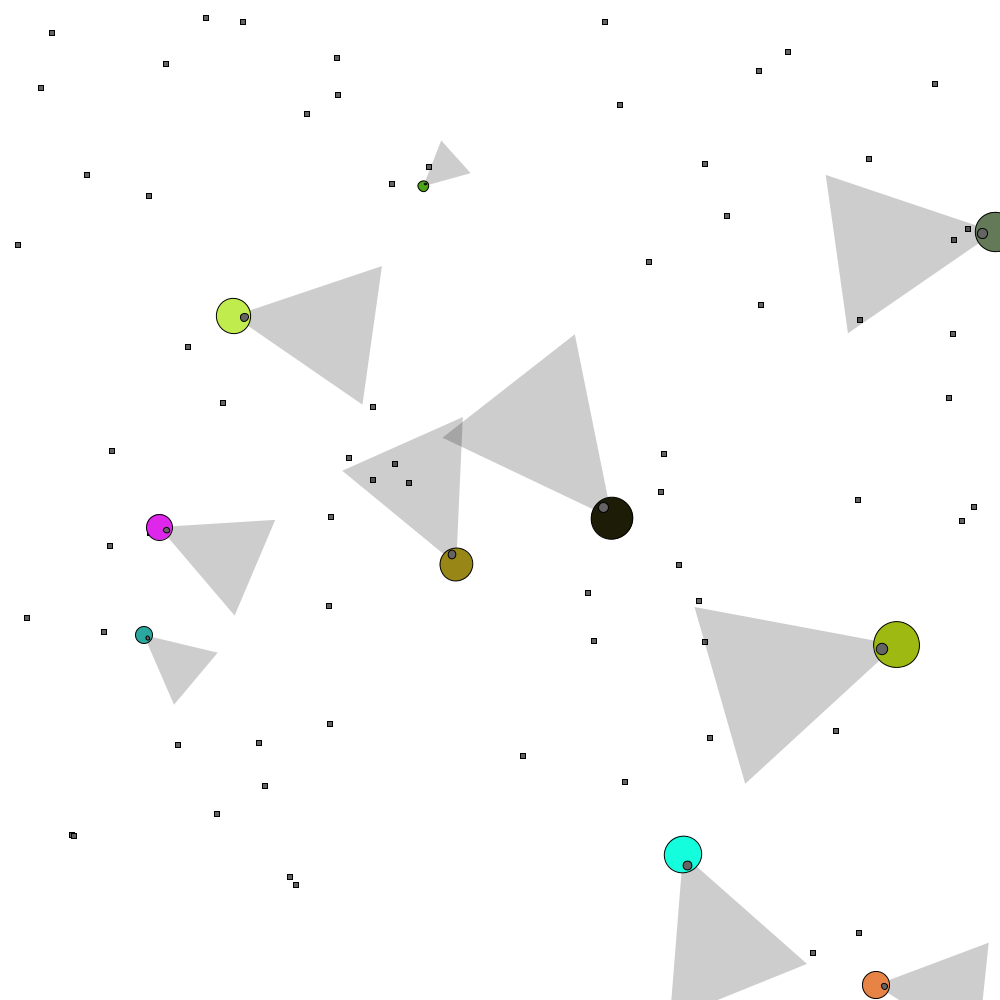
Frame 1 (no input)
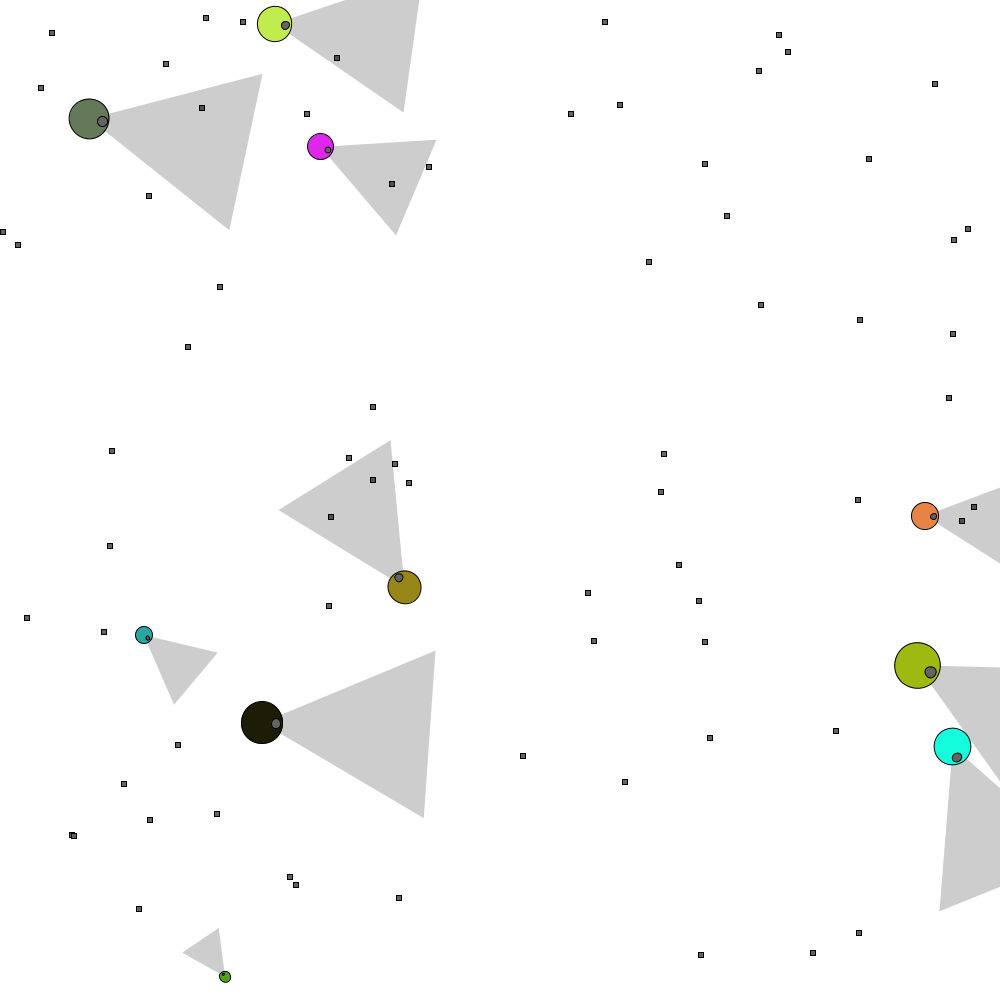
Frame 60 (the mouse pressed at the canvas centre just before this capture)
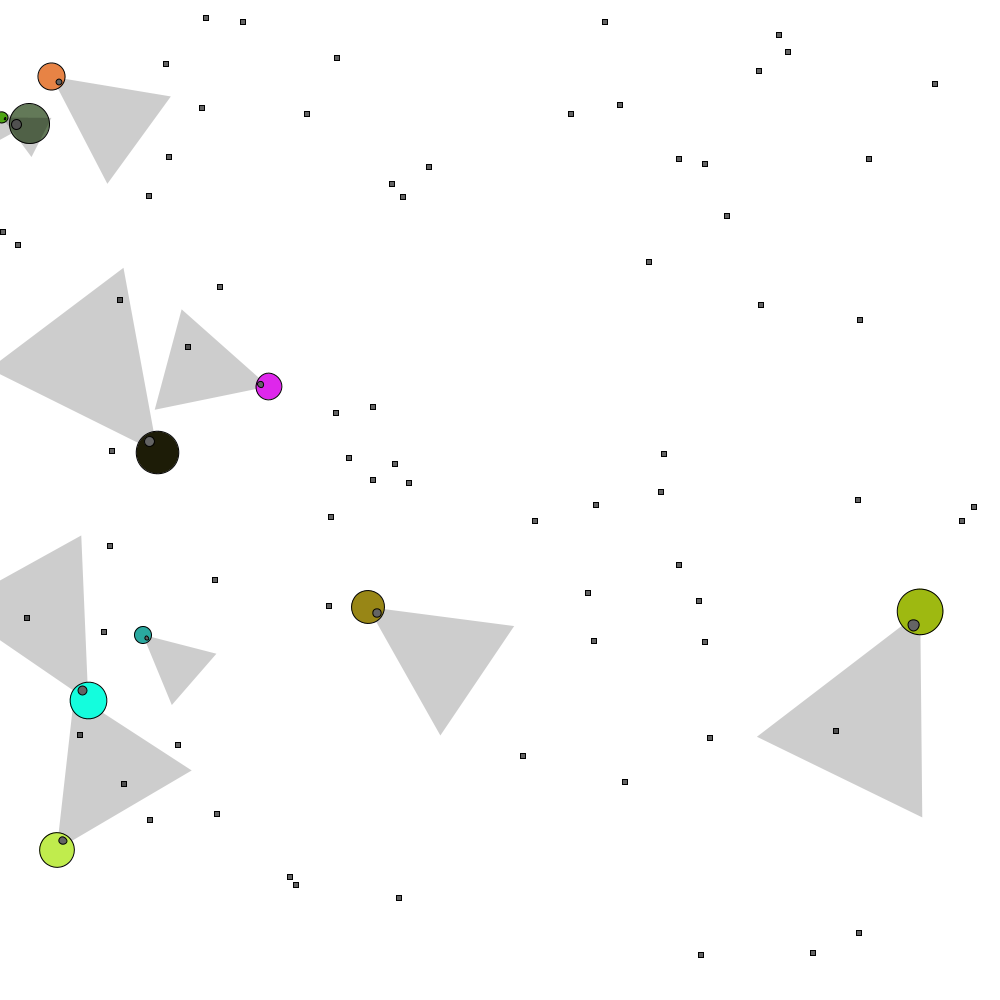
Frame 120 (the mouse held since frame 60 and released just before this capture)

The Processing sketch that drew these frames (run headless with seeded random() and noise(); from frame 60 on, the mouse is pressed at the canvas centre):

// Processing sketch: evolutionsim2
// ── evolutionsim2.pde
/*
  Ignore the triangles coming out of everything, that's a "vestigial trait" of some early sight experimentation which I kept around for future reference haha
  This is one of few of my evolution simulators in which evolution actually occurs!
  I'm not a big fan though of how the traits work, since it seems like certain arrays of motions aren't exactly favored over others.
*/
int foodAmt = 70;
PVector[] foodBits = new PVector[foodAmt];
PVector[] bodyParts = new PVector[0];
int foodEnergy=20;
boolean bugSelected;
int foodSize =5;
PVector parentV;

Bug[] bugs = new Bug[10];
public class Bug{
  PVector pos = PVector.random2D();
  PVector vel = new PVector(0,0);
  int speed = (int)random(0,10);
  int eggLayE = (int)random(0,200);
  int eggTime = (int)random(300,7200);
  int eggTimer=0;
  color Color = color((int)random(255),(int)random(255),(int)random(255));
  int movementTime =(int) random(5,120);;
  int movementTimer = movementTime;
  int rotation=0;
  int rotate=0;
  int rotateTime = (int) random(5,120);
  int rotateTimer = rotateTime;
  int incubT = (int)random(1800,7200);
  int incubTimer=0;
  int size = (int)random(10,50);
  int movement=0;
  float mutateChance = random(0,1)/100;
  float energy = 1000;
  boolean alive = true;
  boolean isEgg = false;
  boolean isCarnivore = false;
  DNA dna = new DNA();
  int food;
  void hatch(){
    if(this.isEgg){
      if(this.incubTimer<this.incubT){
        this.incubTimer++;
      }else if(this.incubTimer>=this.incubT){
        if(prob(this.mutateChance)){
          this.dna.movements[(int)random(0,this.dna.movements.length)] = PVector.random2D();
        }
        if(prob(this.mutateChance)){
          this.size+=PosNeg()*5;
        }
        if(prob(this.mutateChance)){
          this.isCarnivore = !this.isCarnivore;
        }
        this.isEgg = false;
      }
    }
  }
  void egg(){
    final PVector ANGERY = this.pos;
     cloneBug(this, ANGERY);
     println("Egg lain "+bugs[1].pos.x+" "+bugs.length);
     eggTimer = 0;
  }
  void layEgg(){
    if(!this.isEgg && this.energy-(this.size*4)>=eggLayE && eggTimer >= eggTime){
      this.energy-=this.size*4;
      this.egg();
    }
  }
  void edges(){
    if(this.pos.x<0){
      this.pos.x = width;
    }
    if(this.pos.x>width){
      this.pos.x = 0;
    }
    if(this.pos.y<0){
      this.pos.y = height;
    }
    if(this.pos.y>height){
      this.pos.y = 0;
    }
  }
  void checkDead(){
    if(energy<=0){
      this.alive = false;
    }
  }
  void show(){
    if(alive){
      if(!isEgg){
        pushMatrix();
        translate(this.pos.x, this.pos.y);
        rotate(radians(this.rotation));
        noStroke();
        fill(0,50);
        triangle(0, 0, this.size*2, this.size*4, -this.size*2, this.size*4);
        stroke(1);
        fill(Color,255);
        ellipse(0, 0, this.size, this.size);
        fill(100);
        ellipse(0, this.size/3, this.size/4, this.size/4);
        popMatrix();
      }
      if(isEgg){
        fill(Color);
        rect(this.pos.x, this.pos.y, this.size/5, this.size/5);
      }
    }
  }
  void update(){
    if(this.alive && !this.isEgg){
      if(this.eggTimer<this.eggTime){
        this.eggTimer++;
      }
      this.vel = new PVector(cos(radians(this.rotation))*this.speed, sin(radians(this.rotation))*this.speed);
      if(this.movementTimer >= this.movementTime){
        this.vel = this.dna.movements[this.movement].copy();
        if(this.movement<this.dna.movements.length && this.movement!=this.dna.movements.length-1){
          this.movement++;
        }else{
          this.movement = 0;
        }
        this.movementTimer = 0;
      }else{
        this.movementTimer++;
      }
      if(this.rotateTimer >= this.rotateTime){
        this.rotation = this.dna.rotations[this.rotate];
        if(this.rotate<this.dna.rotations.length && this.rotate!=this.dna.rotations.length-1){
          this.rotate++;
        }else{
          this.rotate = 0;
        }
        this.rotateTimer = 0;
      }else{
        this.rotateTimer++;
      }
      this.pos.x += this.vel.x;
      this.pos.y += this.vel.y;
      this.energy -= (abs(this.vel.x)+abs(this.vel.y)+(speed/10)+(size/40))/20;
      println(this.energy);
      if(!isCarnivore){
        for(int i = 0; i<foodBits.length; i++){
          if(dist(this.pos.x, this.pos.y, foodBits[i].x, foodBits[i].y) <= (this.size/2) + foodSize){
            this.vel = this.dna.foodEatAction.copy();
            this.energy+=foodEnergy;
            foodBits[i] = new PVector((int)random(width),(int)random(height));
          }
        }
      }
      if(isCarnivore){
        for(int i = 0; i<bugs.length; i++){
          if(dist(this.pos.x, this.pos.y, bugs[i].pos.x, bugs[i].pos.y) <= (this.size/2) + (bugs[i].size/2) && this.Color != bugs[i].Color){
            if(!bugs[i].isCarnivore){
              this.vel = this.dna.foodEatAction.copy();
              this.energy+=(bugs[i].energy/10);
              bugs[i].alive = false;
            }
            if(bugs[i].isCarnivore){
              if(this.energy+(this.size*2)>bugs[i].energy+(bugs[i].size*2)){
                this.vel = this.dna.foodEatAction.copy();
                this.energy+=(bugs[i].energy/10);
                bugs[i].alive = false;
              }
            }
          }
        }
      }
    }
  }
}
public void cloneBug(Bug parent, PVector pos){
  Bug rBug = new Bug();
  float x,y;
  x = pos.x;
  y = pos.y;
  rBug.energy = parent.size*4;
  rBug.alive=true;
  rBug.isEgg=true;
  rBug.vel = parent.vel;
  rBug.pos = new PVector(x,y);
  rBug.speed = parent.speed;
  rBug.eggLayE = parent.eggLayE;
  rBug.eggTime = parent.eggTime;
  rBug.Color = parent.Color;
  rBug.movementTime = parent.movementTime;
  rBug.rotateTime = parent.rotateTime;
  rBug.incubT = parent.incubT;
  rBug.size = parent.size;
  rBug.mutateChance = parent.mutateChance;
  rBug.isCarnivore = parent.isCarnivore;
  rBug.dna = parent.dna;
  bugs = (Bug[]) append(bugs, rBug);
}
public class DNA{
  PVector[] movements = new PVector[(int)random(30,80)];
  int[] rotations = new int[(int)random(30,80)];
  PVector foodEatAction = PVector.random2D();
}

public boolean prob(float chance){
  if(random(0,1) < chance){
    return true;
  }else{
    return false;
  }
}
public int PosNeg(){
  if(random(-1,1)<0){
    return 1;
  }else{
    return -1;
  }
}
void setup(){
  size(1000,1000);
  background(255);
  for(int i=0; i<foodBits.length; i++){
    fill(100);
    foodBits[i] = new PVector((int)random(width), (int)random(height));
  } 
  for(int i=0; i<bugs.length; i++){
    bugs[i] = new Bug();
    bugs[i].pos.x = random(width);
    bugs[i].pos.y = random(height);
    for(int j=0; j<bugs[i].dna.movements.length; j++){
      bugs[i].dna.movements[j] = PVector.random2D();
    }
    for(int j=0; j<bugs[i].dna.rotations.length; j++){
      bugs[i].dna.rotations[j] = (int) random(0,360);
    }
  }
}

void draw(){
  background(255);
  for(int i = 0; i<foodBits.length; i++){
    fill(100);
    rect(foodBits[i].x, foodBits[i].y, foodSize, foodSize);
  }
  for(int i=0; i<bugs.length; i++){
    bugs[i].update();
    bugs[i].checkDead();
    bugs[i].show();
    bugs[i].edges();
    bugs[i].layEgg();
    bugs[i].hatch();
    }
}
